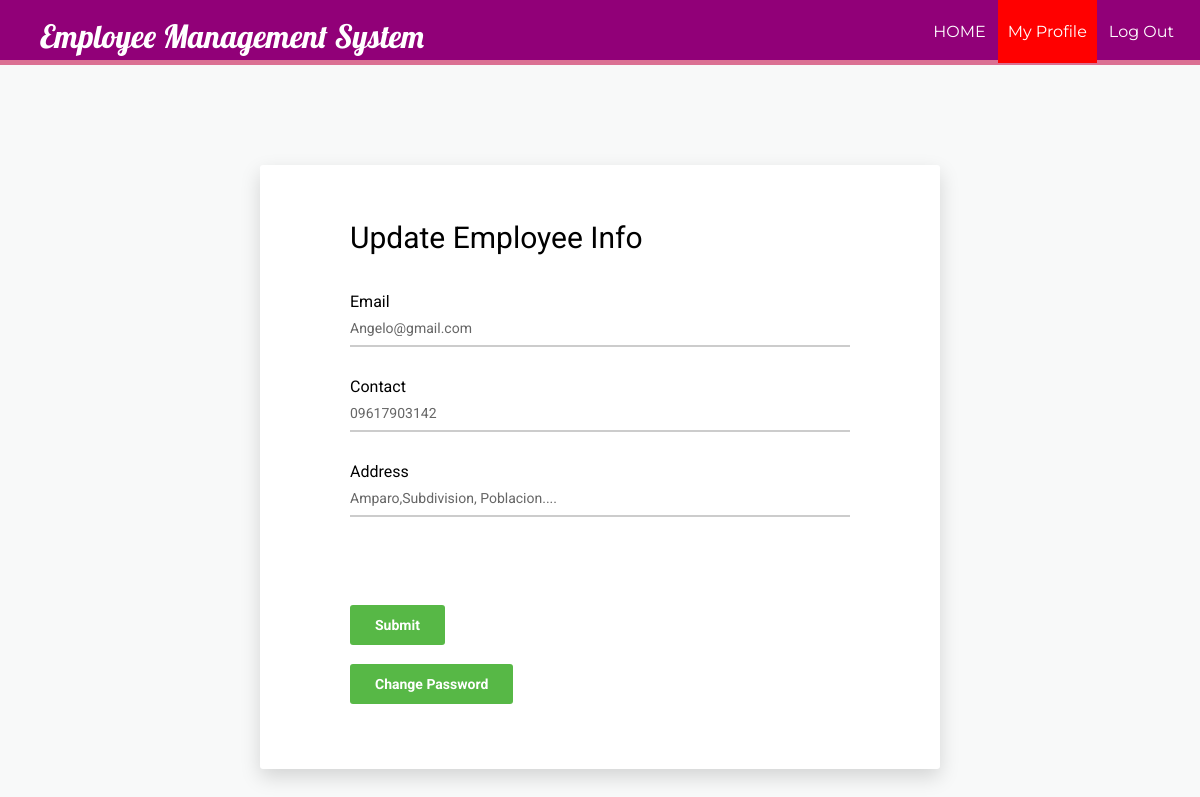
The page /Payroll/myprofileup.php?id=73 on the database its author committed.
### Payroll/myprofileup.php (the view, shortened to what this page needs)
<?php
require_once ('process/connect.php');
?>
<?php
  $id = (isset($_GET['id']) ? $_GET['id'] : '');
  $sql = "SELECT * from `employee` WHERE id=$id";
  $result = mysqli_query($conn, $sql);
  if($result){
  while($res = mysqli_fetch_assoc($result)){
  $email = $res['email'];
  $contact = $res['contact'];
  $address = $res['address'];
}
}
?>
<html>
<head>
    <link href="vendor/mdi-font/css/material-design-iconic-font.min.css" rel="stylesheet" media="all">
    <link href="vendor/font-awesome-4.7/css/font-awesome.min.css" rel="stylesheet" media="all">
    <link href="vendor/select2/select2.min.css" rel="stylesheet" media="all">
    <link href="vendor/datepicker/daterangepicker.css" rel="stylesheet" media="all">
    <link href="css/main.css" rel="stylesheet" media="all">
</head>
<body>
  <header>
    <nav>
      <h1>Employee Management System</h1>
      <ul id="navli">
        <li><a class="homeblack" href="eloginwel.php?id=<?php echo $id?>"">HOME</a></li>
        <li><a class="homered" href="myprofile.php?id=<?php echo $id?>"">My Profile</a></li>
        <li><a class="homeblack" href="elogin.html">Log Out</a></li>
      </ul>
    </nav>
  </header>
  <div class="divider"></div>
  <div class="page-wrapper bg-blue p-t-100 p-b-100 font-robo">
        <div class="wrapper wrapper--w680">
            <div class="card card-1">
                <div class="card-body">
                    <h2 class="title">Update Employee Info</h2>
                    <form id = "registration" action="myprofileup.php" method="POST">
                        <div class="input-group">
                          <p>Email</p>
                            <input class="input--style-1" type="email"  name="email" value="<?php echo $email;?>">
                        </div>
                        <div class="input-group">
                          <p>Contact</p>
                            <input class="input--style-1" type="number" name="contact" value="<?php echo $contact;?>">
                        </div>
                         <div class="input-group">
                          <p>Address</p>
                            <input class="input--style-1" type="text"  name="address" value="<?php echo $address;?>">
                        </div>
                        <input type="hidden" name="id" id="textField" value="<?php echo $id;?>" required="required"><br><br>
                        <div class="p-t-20">
                            <button class="btn btn--radius btn--green" type="submit" name="update">Submit</button>
                        </div>
                    </form>
                    <br>
                    <button class="btn btn--radius btn--green" onclick="window.location.href = 'changepassemp.php?id=<?php echo $id?>';">Change Password</button>
                </div>
            </div>
        </div>
    </div>
</body>
</html>

### Payroll/css/main.css (style rules this page uses)
body { margin: 0px; }
header { background:rgb(145, 0, 120); color: white; padding: 16px 20px 6px 40px; height: 60px; }
header h1 { display: inline; font-family: 'Lobster', cursive; font-weight: 400; font-size: 32px; float: left; margin-top: 0px; margin-right: 10px; }
nav ul { display: inline; padding: 6px; float: right; }
nav ul li { display: inline-block; list-style-type: none; color: white; float: left; margin-left: 12px; }
nav ul li a { color: white; text-decoration: none; }
#navli { font-family: 'Montserrat', sans-serif; }
.homered { background-color: red; padding: 30px 10px 22px 10px; }
.divider { background-color: palevioletred; height: 5px; }
.font-robo { font-family: "Roboto", "Arial", "Helvetica Neue", sans-serif; }
html { -webkit-box-sizing: border-box; -moz-box-sizing: border-box; box-sizing: border-box; }
* { padding: 0; margin: 0; }
*, *:before, *:after { -webkit-box-sizing: inherit; -moz-box-sizing: inherit; box-sizing: inherit; }
h2, h3, h4, h5, h6, blockquote, p, pre, dl, dd, ol, ul, figure, hr, fieldset, legend { margin: 0; padding: 0; }
button { outline: none; background: none; border: none; }
.page-wrapper { min-height: 100vh; }
h1, h2, h3, h4, h5, h6 { font-weight: 400; }
h1 { font-size: 36px; }
h2 { font-size: 30px; }
.bg-blue { background: #F8F9F9; }
.p-t-100 { padding-top: 100px; }
.p-t-20 { padding-top: 20px; }
.p-b-100 { padding-bottom: 100px; }
.wrapper { margin: 0 auto; }
.wrapper--w680 { max-width: 680px; }
.btn { line-height: 40px; display: inline-block; padding: 0 25px; cursor: pointer; font-family: "Roboto", "Arial", "Helvetica Neue", sans-serif; color: #fff; -webkit-transition: all 0.4s ease; -o-transition: all 0.4s ease; -moz-transition: all 0.4s ease; transition: all 0.4s ease; font-size: 14px; font-weight: 700; }
.btn--radius { -webkit-border-radius: 3px; -moz-border-radius: 3px; border-radius: 3px; }
.btn--green { background: #57b846; }
input { outline: none; margin: 0; border: none; -webkit-box-shadow: none; -moz-box-shadow: none; box-shadow: none; width: 100%; font-size: 14px; font-family: inherit; }
.input-group { position: relative; margin-bottom: 30px; border-bottom: 2px solid #ccc; }
.input--style-1 { padding: 9px 0; color: #666; }
.title { margin-bottom: 37px; }
.card { overflow: hidden; -webkit-border-radius: 3px; -moz-border-radius: 3px; border-radius: 3px; background: #fff; }
.card-1 { -webkit-box-shadow: 0px 8px 20px 0px rgba(0, 0, 0, 0.15); -moz-box-shadow: 0px 8px 20px 0px rgba(0, 0, 0, 0.15); box-shadow: 0px 8px 20px 0px rgba(0, 0, 0, 0.15); }
.card-1 .card-body { padding: 0 90px; padding-top: 55px; padding-bottom: 65px; }

### rows shown on the page
employee: email "Angelo@gmail.com", contact "09617903142", address "Amparo,Subdivision, Poblacion...."
